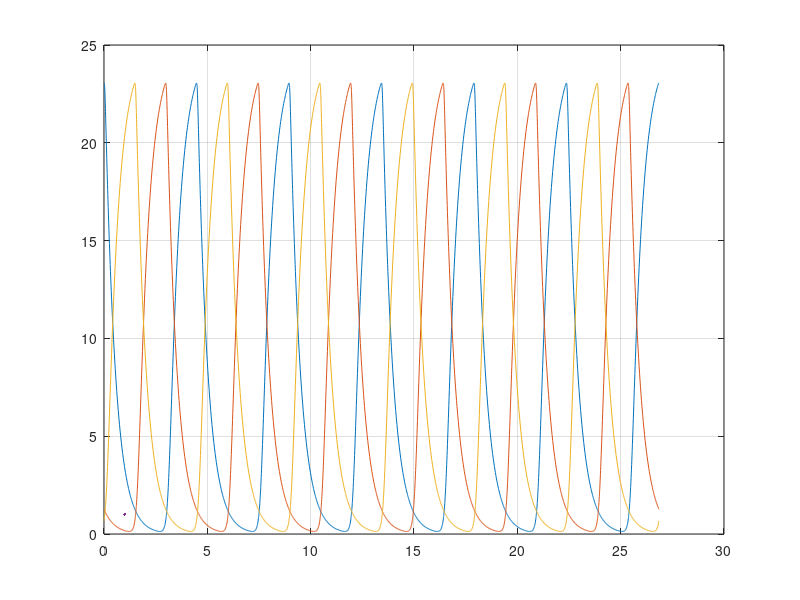

MATLAB code for this plot: (Note: this script raises an error after producing the figure.)
clear
clc
%% pre-setting
linewidth = 1;
index_PV = 1;
mksize = 25;
coe_deeper = 0.8;
% colors_l = {'#F7C2CD','#A6DAEF','#B0D9A5'};
% colors_s = {'#E26472','#6270B7','#077535'};

colors_l = {'#CBBBC1','#E4B7BC','#F5E4C8'};
colors_s = {'#551F33','#BD4146','#ECC68C'};
% 
% colors_l = {[191 203 249]/255,[248 224 189]/255,[224 243 220]/255};
% colors_s = {[156 168 228]/255,[235 194 140]/255,[173 214 165]/255};


%% ODE plot
cls = 'init';
t_plot = [];
y_plot = [];
tStart = 0;

if strcmpi(cls,'init')
    load("initData_ODE.mat")
elseif strcmpi(cls,'learned')
    load("learnedData_ODE.mat")
end

t = TS{1};
y = TS{2};

[~,idx_max] = max(y(:,index_PV));
y = [y(idx_max:end-1,:);y(1:idx_max,:)]/0.06;
t = [t(idx_max:end-1)-t(idx_max);t(1:idx_max)+t(end)-t(idx_max)];
if strcmpi(cls,'init')
    t_plot = [t_plot;t+tStart];
    tStart = t_plot(end);
    t_plot = [t_plot;t+tStart];
    tStart = t_plot(end);
    y_plot = [y_plot;y;y];
    t_plot = [t_plot;t+tStart];
    tStart = t_plot(end);
    t_plot = [t_plot;t+tStart];
    tStart = t_plot(end);
    y_plot = [y_plot;y;y];
    t_plot = [t_plot;t+tStart];
    tStart = t_plot(end);
    t_plot = [t_plot;t+tStart];
    tStart = t_plot(end);
    y_plot = [y_plot;y;y];
elseif strcmpi(cls,'learned')
    t_plot = [t_plot;t+tStart];
    tStart = t_plot(end);
    t_plot = [t_plot;t+tStart];
    tStart = t_plot(end);
    y_plot = [y_plot;y;y];
end

figure
hold on

plt_l = plot(t_plot,y_plot,LineStyle='-',LineWidth=linewidth);

grid on
box on

%% circuit plot
ptNum = 200;
stepsize = 4;
t_plot = [];
y_plot = [];
tStart = 0;

load("initData_circuit.mat")

[~,idx_max] = max(y(:,index_PV));
y = [y(idx_max:end-1,:);y(1:idx_max,:)]/0.06;
t = [t(idx_max:end-1)-t(idx_max);t(1:idx_max)+t(end)-t(idx_max)];

t_plot = [t_plot;t+tStart];
tStart = t_plot(end);
t_plot = [t_plot;t(2:end)+tStart];
tStart = t_plot(end);
y_plot = [y_plot;y;y(2:end,:)];

tend = t_plot(end);
tt = (0:1:ptNum-1)'/ptNum*tend;
for i = 1:3
    yy(:,i) = spline(t_plot,y_plot(:,i),tt);
end
t_plot = tt;
y_plot = yy;

plt_s = scatter(t_plot(1:stepsize:end),y_plot(1:stepsize:end,:),mksize,Marker="x");


xlabel('Time (a.u.)','FontName','Arial')
ylabel('Concentration (a.u.)','FontName','Arial')

XTick_2DTS = [0 5 10 15 20];
YTick_2DTS = [0 10 20 30 40 50];
XTickLabel_2DTS = {'0','5','10','15','20'};
YTickLabel_2DTS = {'0','10','20','30','40','50'};

set(gca,'FontSize',10,'XTick',XTick_2DTS,'YTick',YTick_2DTS,'XTickLabel',XTickLabel_2DTS,'YTickLabel',YTickLabel_2DTS)

for i = 1:3
    set(plt_l(i),'Color',colors_l{i})
    set(plt_s(i),'MarkerFaceColor',colors_s{i},'MarkerEdgeColor',colors_s{i})
end
axis([0 20 0 50])